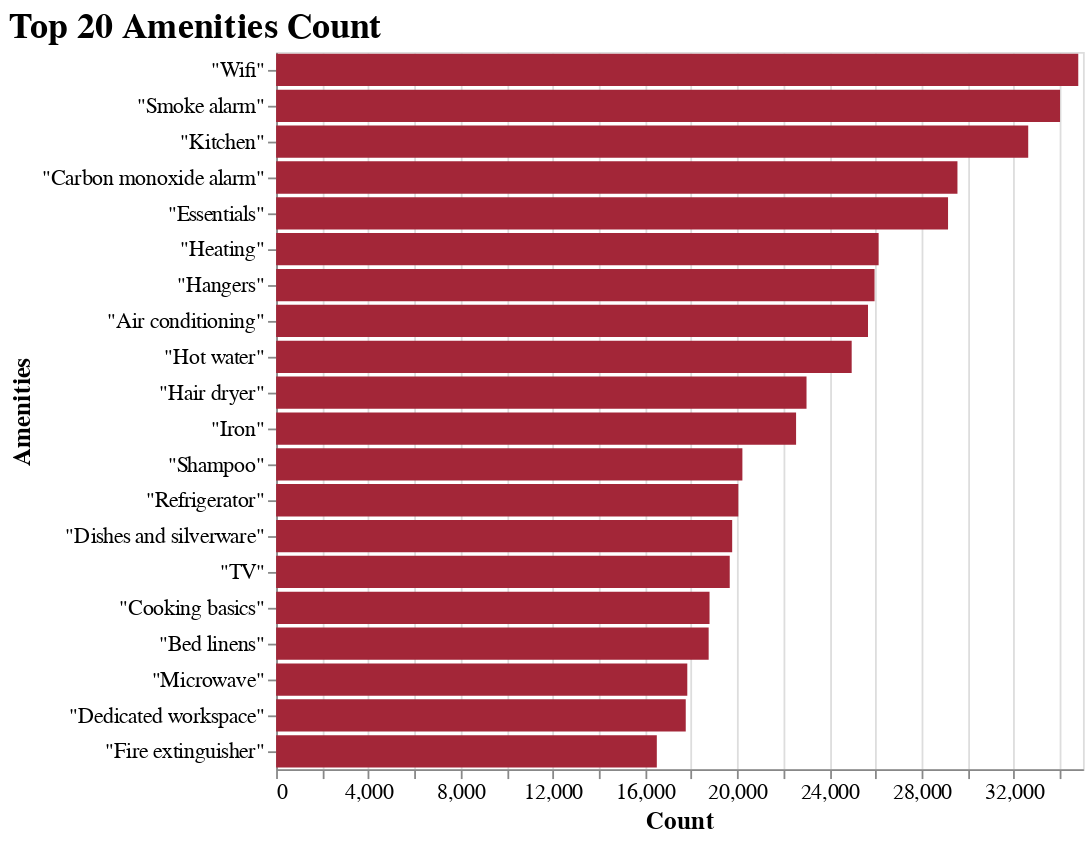

Notebook cell for this chart:
### Code cell
# Create the Altair bar chart to count each value in the "amenities" column
bar_chart = alt.Chart(amenities_count).mark_bar().encode(
    x=alt.X('count:Q', title='Count'),
    y=alt.Y('amenities:N', title='Amenities').sort('-x'),
    color=alt.value('#A32638')
).properties(
    title=alt.TitleParams(
        text='Top 20 Amenities Count',
        anchor='start',  # Align title to the left
        fontSize=20      # Change title font size
    ),
    width=450,
    height=400
).configure_axis(
    labelFontSize=12,
    titleFontSize=14
).configure_title(
    fontSize=20
)

# Display the chart
bar_chart.save('top_20_amenities_count.png')
bar_chart

### Figure 1 — Vega specification as saved in the notebook (floating-point values rounded to 4 significant figures)
{"$schema": "https://vega.github.io/schema/vega/v5.json", "data": [{"name": "source_0"}, {"name": "data_0", "values": [{"amenities": "\"Wifi\"", "count_end": 34800.0, "count_start": 0.0}, {"amenities": "\"Smoke alarm\"", "count_end": 34000.0, "count_start": 0.0}, {"amenities": "\"Kitchen\"", "count_end": 32620.0, "count_start": 0.0}, {"amenities": "\"Carbon monoxide alarm\"", "count_end": 29560.0, "count_start": 0.0}, {"amenities": "\"Essentials\"", "count_end": 29150.0, "count_start": 0.0}, {"amenities": "\"Heating\"", "count_end": 26140.0, "count_start": 0.0}, {"amenities": "\"Hangers\"", "count_end": 25960.0, "count_start": 0.0}, {"amenities": "\"Air conditioning\"", "count_end": 25680.0, "count_start": 0.0}, {"amenities": "\"Hot water\"", "count_end": 24970.0, "count_start": 0.0}, {"amenities": "\"Hair dryer\"", "count_end": 23010.0, "count_start": 0.0}, {"amenities": "\"Iron\"", "count_end": 22560.0, "count_start": 0.0}, {"amenities": "\"Shampoo\"", "count_end": 20230.0, "count_start": 0.0}, {"amenities": "\"Refrigerator\"", "count_end": 20050.0, "count_start": 0.0}, {"amenities": "\"Dishes and silverware\"", "count_end": 19780.0, "count_start": 0.0}, {"amenities": "\"TV\"", "count_end": 19680.0, "count_start": 0.0}, {"amenities": "\"Cooking basics\"", "count_end": 18800.0, "count_start": 0.0}, {"amenities": "\"Bed linens\"", "count_end": 18760.0, "count_start": 0.0}, {"amenities": "\"Microwave\"", "count_end": 17840.0, "count_start": 0.0}, {"amenities": "\"Dedicated workspace\"", "count_end": 17770.0, "count_start": 0.0}, {"amenities": "\"Fire extinguisher\"", "count_end": 16510.0, "count_start": 0.0}]}, {"name": "source_0_y_domain_amenities", "values": [{"amenities": "\"Wifi\"", "sort_field": 34796}, {"amenities": "\"Smoke alarm\"", "sort_field": 34005}, {"amenities": "\"Kitchen\"", "sort_field": 32625}, {"amenities": "\"Carbon monoxide alarm\"", "sort_field": 29555}, {"amenities": "\"Essentials\"", "sort_field": 29147}, {"amenities": "\"Heating\"", "sort_field": 26136}, {"amenities": "\"Hangers\"", "sort_field": 25959}, {"amenities": "\"Air conditioning\"", "sort_field": 25675}, {"amenities": "\"Hot water\"", "sort_field": 24967}, {"amenities": "\"Hair dryer\"", "sort_field": 23008}, {"amenities": "\"Iron\"", "sort_field": 22555}, {"amenities": "\"Shampoo\"", "sort_field": 20226}, {"amenities": "\"Refrigerator\"", "sort_field": 20050}, {"amenities": "\"Dishes and silverware\"", "sort_field": 19783}, {"amenities": "\"TV\"", "sort_field": 19677}, {"amenities": "\"Cooking basics\"", "sort_field": 18801}, {"amenities": "\"Bed linens\"", "sort_field": 18763}, {"amenities": "\"Microwave\"", "sort_field": 17836}, {"amenities": "\"Dedicated workspace\"", "sort_field": 17769}, {"amenities": "\"Fire extinguisher\"", "sort_field": 16514}]}], "marks": [{"type": "rect", "name": "marks", "from": {"data": "data_0"}, "encode": {"update": {"x": {"field": "count_end", "scale": "x"}, "x2": {"field": "count_start", "scale": "x"}, "fill": {"value": "#A32638"}, "height": {"signal": "max(0.25, bandwidth('y'))"}, "y": {"field": "amenities", "scale": "y"}}}, "style": ["bar"]}], "scales": [{"name": "x", "type": "linear", "domain": {"data": "data_0", "fields": ["count_start", "count_end"]}, "range": [0, {"signal": "width"}], "nice": true, "zero": true}, {"name": "y", "type": "band", "domain": {"data": "source_0_y_domain_amenities", "field": "amenities", "sort": {"op": "max", "field": "sort_field", "order": "descending"}}, "range": [0, {"signal": "height"}], "paddingOuter": 0.05, "paddingInner": 0.1}], "axes": [{"scale": "x", "zindex": 0, "gridScale": "y", "orient": "bottom", "aria": false, "tickCount": {"signal": "ceil(width/40)"}, "domain": false, "ticks": false, "minExtent": 0, "labels": false, "grid": true, "maxExtent": 0}, {"scale": "x", "labelFlush": true, "labelOverlap": true, "orient": "bottom", "grid": false, "tickCount": {"signal": "ceil(width/40)"}, "zindex": 0, "title": "Count"}, {"scale": "y", "orient": "left", "grid": false, "title": "Amenities", "zindex": 0}], "title": {"text": "Top 20 Amenities Count", "anchor": "start", "fontSize": 20}, "padding": 5, "style": "cell", "background": "white", "config": {"axis": {"labelFontSize": 12, "titleFontSize": 14}, "style": {"group-title": {"fontSize": 20}}}, "width": 450, "height": 400}
